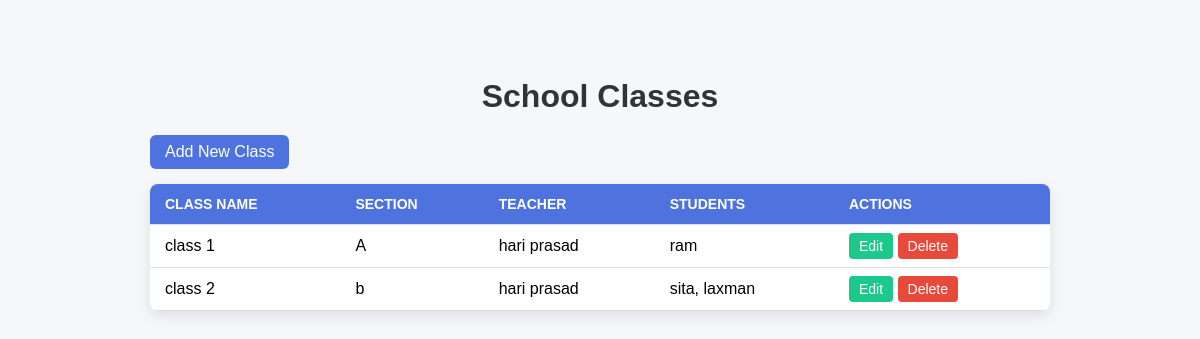
Page /class_list/ on the earlier database version.
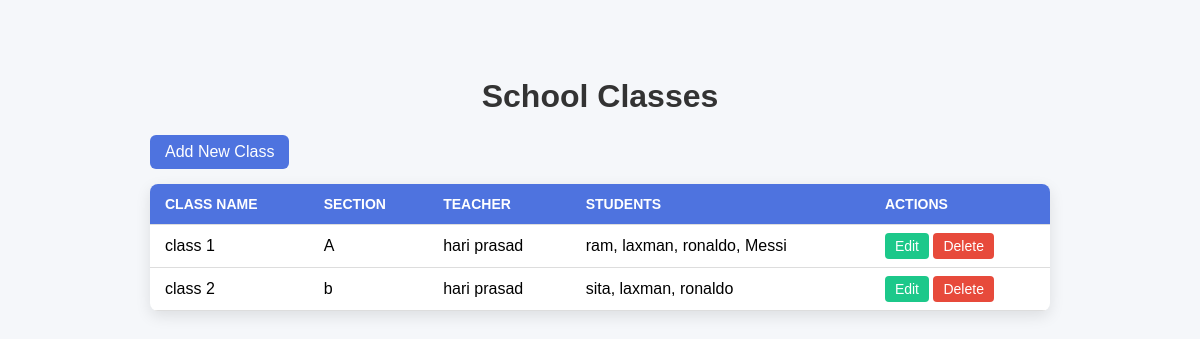
Same page on the later database version.
### base/models.py (models this page shows, shortened)
class School_Class(models.Model):
    class_name = models.CharField(max_length=50)
    section = models.CharField(max_length=10, blank=True)
    teacher = models.ForeignKey(CustomUser, on_delete=models.SET_NULL, null=True, blank=True)
    student = models.ManyToManyField(CustomUser, related_name='classes', blank=True)

class CustomUser(AbstractUser):
    USER_TYPE_CHOICES = (
        ('admin', 'Admin'),
        ('teacher', 'Teacher'),
        ('student', 'Student'),
        ('staff', 'Staff'),
    )
    name = models.CharField(max_length=255, blank=True)
    roll_number = models.IntegerField(blank=True, null=True)
    address = models.CharField(max_length=255)
    enrollment_date = models.DateField(auto_now_add=True)
    user_type = models.CharField(max_length=10, choices=USER_TYPE_CHOICES)
    email = models.EmailField(unique=True)
    image = models.ImageField(upload_to='user_image/', blank=True, null=True)

### base/views.py (the view)
# urls.py: path('class_list/', views.class_list, name='class_list'),
def class_list(request):
    classes = School_Class.objects.all()
    return render(request, 'class_list.html', {'classes': classes})

### templates/class_list.html (shortened to what this page needs)
{% block content %}
<div class="container">
    <h1>School Classes</h1>
    <a href="{% url 'class_create' %}" class="add-class">Add New Class</a>
    <table>
        <tr>
            <th>Class Name</th>
            <th>Section</th>
            <th>Teacher</th>
            <th>Students</th>
            <th>Actions</th>
        </tr>
        {% for class in classes %}
        <tr>
            <td>{{ class.class_name }}</td>
            <td>{{ class.section }}</td>
            <td>{{ class.teacher.name }}</td>
            <td>
                {% for student in class.student.all %}
                    {{ student.name }}{% if not forloop.last %}, {% endif %}
                {% endfor %}
            </td>
            <td>
                <a href="{% url 'class_update' class.pk %}" class="edit">Edit</a>
                <a href="{% url 'class_delete' class.pk %}" class="delete">Delete</a>
            </td>
        </tr>
        {% endfor %}
    </table>
</div>
{% endblock %}

Differences in the rows shown:
changed School_Class "class 1": gains CustomUser (name "laxman")
changed CustomUser "ram": now shows ","
shown differently, row unchanged: CustomUser "laxman": now shows ","
added CustomUser: name "ronaldo"
added CustomUser: name "Messi", shown under School_Class "class 1"
